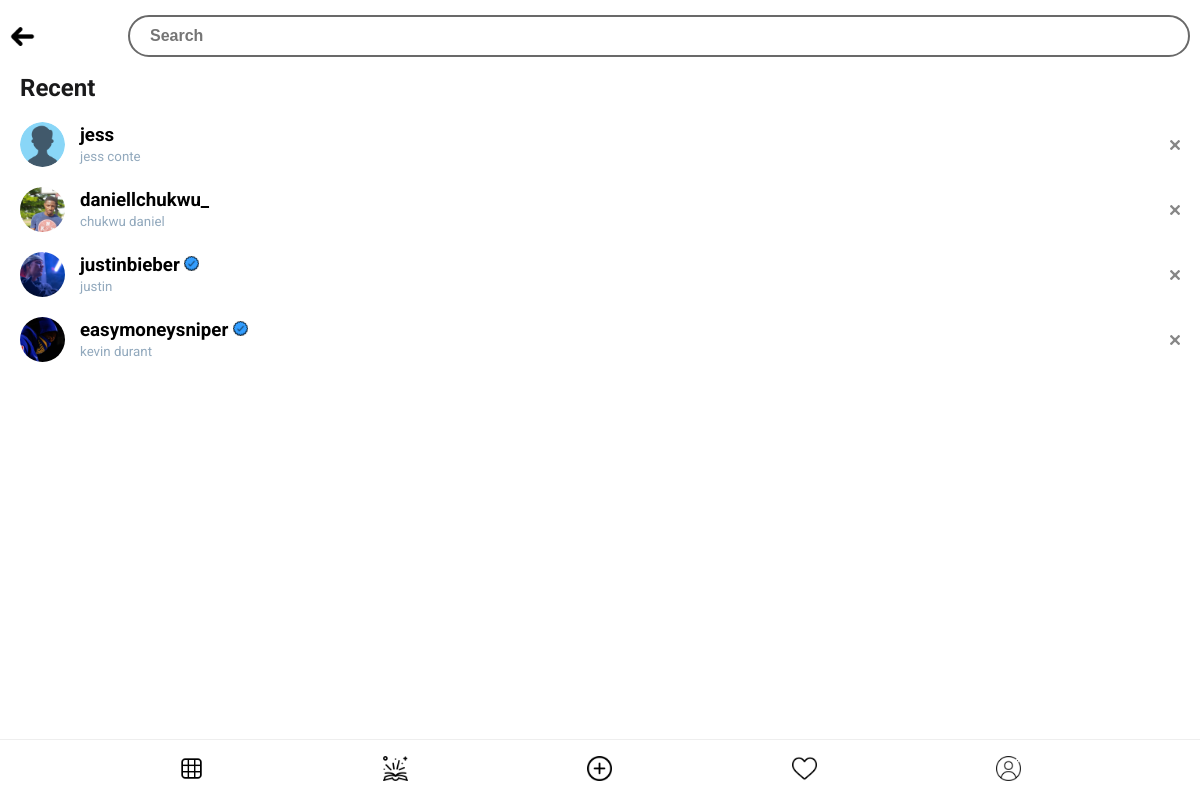
The app's page /search/ (signed in) with its own data.
### homeapp/models.py (models this page shows, shortened)
class Search(models.Model):
   owner = models.ForeignKey(User, on_delete=models.CASCADE)
   user = models.ForeignKey(User, on_delete=models.CASCADE, related_name="search_user")
   updated = models.DateTimeField(auto_now=True)
   created = models.DateTimeField(auto_now_add=True)
   id = models.UUIDField(default=uuid.uuid4, primary_key=True, unique=True, editable=False)
   class Meta:
      ordering = ['-updated']
      verbose_name_plural = "Search"

### users/models.py (models this page shows, shortened)
class Profile(models.Model):
   VOTE_TYPE = (
      ('MALE', 'a male'),
      ('FEMALE', 'a female'),
   )
   user = models.OneToOneField(User, on_delete=models.CASCADE)
   name = models.CharField(max_length=200, blank=True, null=True)
   username = models.CharField(max_length=200, blank=True, null=True, unique=True)
   email = models.EmailField(max_length=500, blank=True, null=True, unique=True)
   img = models.ImageField(upload_to="profiles/", default="icons/user.png")
   bio = models.TextField(default="", blank=True, null=True)
   online = models.BooleanField(default=False)
   last_seen = models.DateTimeField(default=datetime.now(), null=True, blank=True)
   followers = models.ManyToManyField(User, related_name='followers', blank=True)
   following = models.ManyToManyField(User, related_name='following', blank=True)
   friends = models.ManyToManyField(User, related_name='friends', blank=True)
   verified = models.BooleanField(default=False)
   saved_post = models.ManyToManyField("homeapp.Post", related_name="saved_post", blank=True)
   saved_tell = models.ManyToManyField("homeapp.Tell", related_name="saved_tell", blank=True)
   seen_post = models.ManyToManyField("homeapp.Post", blank=True)
   seen_tell = models.ManyToManyField("homeapp.Tell", blank=True)
   activity_count = models.PositiveSmallIntegerField(default=0)
   updated = models.DateTimeField(auto_now_add=True)
   created = models.DateTimeField(auto_now=True)
   id = models.UUIDField(default=uuid.uuid4, unique=True, primary_key=True, editable=False)

### homeapp/views.py (the view)
# urls.py: path('search/', views.searchPage, name="search"),
def searchPage(request):
   searchs = Search.objects.filter(owner=request.user)
   search = request.GET.get('search') if request.GET.get('search') != None else '   '
   profiles = Profile.objects.filter(
      Q(username__icontains = search) |
      Q(name__icontains = search)
   )
   context = {"profiles": profiles, "searchs": searchs, "sv": search}
   return render(request, 'search.html', context)

### homeapp/templates/search.html (shortened to what this page needs)
{% extends 'main.html' %}
{% load static %}
{% block content %}
<body class="background-white">
   <header>
      <div class="header-wrapper width-p-10 height-p-10 border-none">
         <div class="header">
            <a href="{% url 'discover' %}">
               <div class="search">
                  <img src="{% static 'images/icons/back icons/back-1.png' %}" alt="user">
               </div>
            </a>
         </div>
         <form action="" method="GET" class="search">
            <input type="text" name="search" value="" id="search" placeholder="Search" autocomplete="off">
         </form>
      </div>
   </header>
   <main>
      <div class="search-container">
         {% if not profiles %}
         <div class="search-title width-p-20 pad-bot-10">
            <h2 class="no-margin">Recent</h2>
         </div>
         {% for search in searchs %}
         <a href="{% url 'picked-search' search.user.profile.user.id %}">
            <div class="search-wrapper">
               <div class="activity fff-main-user">
                  <div class="activity-2">
                     <div class="img-holder-2">
                        <img src="{{search.user.profile.img.url}}" alt="profile-picture" class="img-holder-image">
                     </div>
                     <div class="search-info">
                        <h3 class="no-margin width-p-10"><strong>{{search.user.profile.username}}
                           {% if search.user.profile.verified %}
                              <img src="{% static 'images/icons/verified/verified-blue2.png' %}" class="width-15" alt="verification">
                           {% endif %}
                        </strong></h3>
                        <small class="no-margin grey">{{search.user.profile.name}}</small>
                     </div>
                  </div>
                  <a href="{% url 'delete-search' search.id %}">
                     <img src="{% static 'images/icons/cancel/close.png' %}" alt="" class="width-10 pad-bot-5px">
                  </a>
               </div>
            </div>
         </a>
         {% endfor %}
         {% endif %}
      </div>
   </main>
   {% include 'components/footer-component.html' %}
</body>
{% endblock content %}

### static/main.css (style rules this page uses)
body { background-color: #fafafa; margin: 0; font-family: "Roboto", sans-serif; font-weight: 300px; margin-bottom: 70px; color: #1a1a1b; }
.no-margin { margin: 0; }
.background-white { background-color: #fff; }
.grey { color: #92a9bd; }
.width-15 { width: 15px; }
.width-10 { width: 10px; }
.pad-bot-10 { padding-bottom: 10px; }
a { text-decoration: none; color: #000; }
header { background-color: #fff; position: fixed; width: 100%; height: 54px; top: 0; z-index: 1; }
.header-wrapper { padding: 0; display: flex; justify-content: space-between; border-bottom: 1px solid #1b1a1711; align-items: center; }
.search img { padding-top: 5px; width: 25px; }
.width-p-20 { padding-left: 20px; padding-right: 20px; }
.width-p-10 { padding-left: 10px; padding-right: 10px; }
.height-p-10 { padding-top: 15px; padding-bottom: 15px; }
main { margin-top: 54px; }
.activity { display: flex; align-items: center; justify-content: space-between; padding: 10px 20px; }
.activity-2 { display: flex; align-items: center; }
.activity strong { color: #000; }
.img-holder-image { width: 100%; height: 100%; border-radius: 50%; object-fit: cover; }
.search { width: 90%; }
#search { width: 100%; padding: 10px 5px 10px 20px; box-sizing: border-box; outline: none; font-size: 16px; font-weight: 700; border-radius: 30px; border: 2px solid #696969; }
.search-container { padding-top: 20px; }
.img-holder-2 { height: 45px; min-width: 45px; max-width: 45px; border-radius: 50%; }
.search-info h3 { padding-left: 0; }
.search-info { padding-left: 15px; }
.border-none { border: none; }

### records on screen
Search: user.profile.img (placeholder picture), user.profile.username "jess", user.profile.name "jess conte"
Search: user.profile.img (picture), user.profile.username "daniellchukwu_", user.profile.name "chukwu daniel"
Search: user.profile.img (picture), user.profile.username "justinbieber", user.profile.name "justin"
Search: user.profile.img (picture), user.profile.username "easymoneysniper", user.profile.name "kevin durant"
